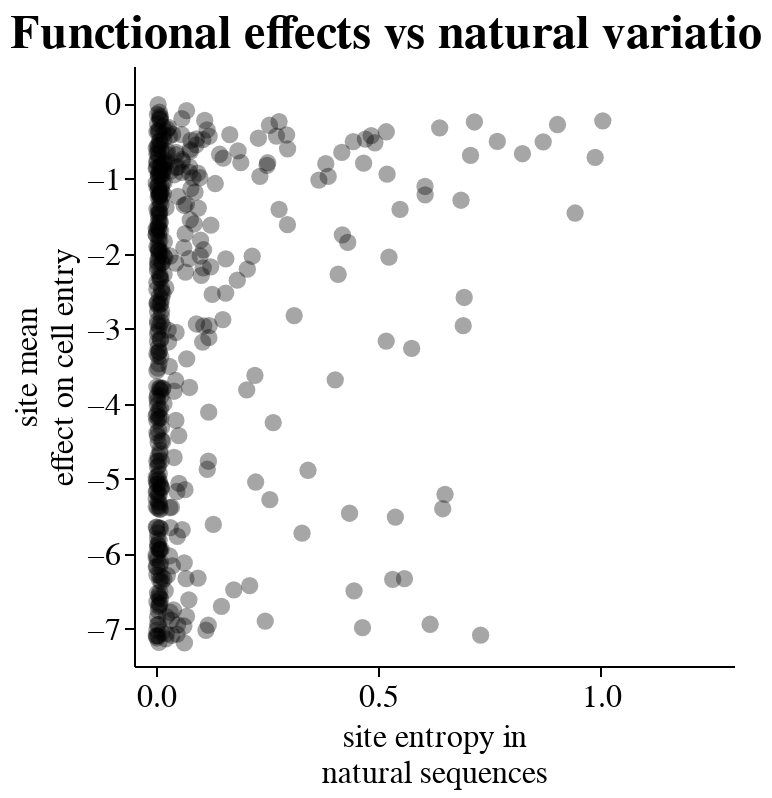

Write notebook code for a chart like this one.
### Code cell
subplots = []
# Can subset on specific regions but for now just show all
for index,region in enumerate(["all"]):

    # Subset data based on region
    subsetted_data = None
    if region == "all":
        subsetted_data = func_effects
    else:
        subsetted_data = func_effects.query("region == @region")

    # Calculate statistics
    r, p = sp.stats.pearsonr(
        subsetted_data.dropna()["effect"], 
        subsetted_data.dropna()["entropy"]
    )
    print(f"r correlation for {region}: {r:.2f}")
        
    curr_subplot = alt.Chart(subsetted_data).mark_point(
        filled=True, 
        color="black", 
        size=75,
        opacity=0.35,
    ).encode(
        alt.X(
            "entropy",
            axis=alt.Axis(
                title=["site entropy in", "natural sequences"], 
                values=[0,0.5,1],
                domainWidth=1,
                domainColor="black",
                tickColor="black",
            ),
            scale=alt.Scale(domain=[-0.05, 1.3])
        ),
        alt.Y(
            "effect",
            axis=alt.Axis(
                title=["site mean", "effect on cell entry"], 
                values=[-7,-6,-5,-4,-3,-2,-1,0],
                domainWidth=1,
                domainColor="black",
                tickColor="black",
            ),
            scale=alt.Scale(domain=[-7.5,0.5])
        ),
        tooltip=[
            "site",
            "natural_sequence_site",
            "wildtype",
            "effect",
            "n_effective",
            "entropy",
        ], 
    ).properties(
        width=300,
        height=300,
    )
    
    subplots.append(curr_subplot)

# Create final combined plot
natural_vs_func_effects = alt.hconcat(
    subplots[0],
    spacing=5,
    title="Functional effects vs natural variatio",
).configure_axis(
    grid=False,
    labelFontSize=16,
    titleFontSize=16,
    labelFontWeight="normal",
    titleFontWeight="normal",
).configure_title(
    fontSize=24,
).configure_view(
    stroke=None
)

natural_vs_func_effects

### Figure 1 — Vega-Lite specification as saved in the notebook (floating-point values rounded to 4 significant figures; data arrays with more than 128 entries replaced by an {"elided": "..."} marker saying what was removed)
{"config": {"view": {"continuousWidth": 300, "continuousHeight": 300, "stroke": null}, "axis": {"grid": false, "labelFontSize": 16, "labelFontWeight": "normal", "titleFontSize": 16, "titleFontWeight": "normal"}, "title": {"fontSize": 24}}, "hconcat": [{"mark": {"type": "point", "color": "black", "filled": true, "opacity": 0.35, "size": 75}, "encoding": {"tooltip": [{"field": "site", "type": "quantitative"}, {"field": "natural_sequence_site", "type": "quantitative"}, {"field": "wildtype", "type": "nominal"}, {"field": "effect", "type": "quantitative"}, {"field": "n_effective", "type": "quantitative"}, {"field": "entropy", "type": "quantitative"}], "x": {"axis": {"domainColor": "black", "domainWidth": 1, "tickColor": "black", "title": ["site entropy in", "natural sequences"], "values": [0, 0.5, 1]}, "field": "entropy", "scale": {"domain": [-0.05, 1.3]}, "type": "quantitative"}, "y": {"axis": {"domainColor": "black", "domainWidth": 1, "tickColor": "black", "title": ["site mean", "effect on cell entry"], "values": [-7, -6, -5, -4, -3, -2, -1, 0]}, "field": "effect", "scale": {"domain": [-7.5, 0.5]}, "type": "quantitative"}}, "height": 300, "width": 300}], "data": {"name": "data-e6cbbf1443cbf58a3546b721f3772daa"}, "spacing": 5, "title": "Functional effects vs natural variatio", "$schema": "https://vega.github.io/schema/vega-lite/v5.16.3.json", "datasets": {"data-e6cbbf1443cbf58a3546b721f3772daa": {"elided": "433 records"}}}
